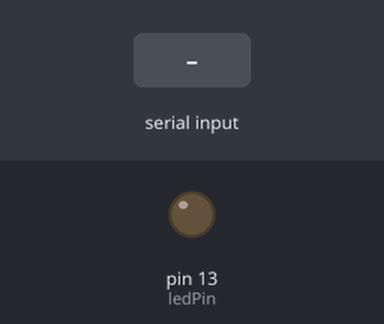
A sketch run on a simulated Arduino Uno, built with avr-gcc and run on an emulated ATmega328P. Parts: output pins drawn as LEDs (lit = HIGH). Inputs (shaded band) come from the test bench.

Above: at 1.2 s.
1.3 s: "on" received over Serial
At 1.7 s:
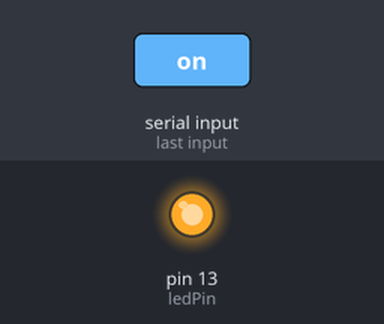
2.8 s: "off" received over Serial
At 4.1 s:
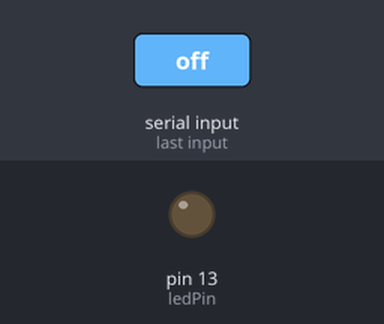
Timing chart, 0 to 5.8 s (numbered marks = the images above; inputs shaded):
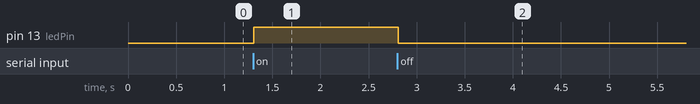

Measured:
- after the input at 1.3 s, pin 13 (ledPin): LOW → HIGH at once
- after the input at 2.8 s, pin 13 (ledPin): HIGH → LOW at once

The sketch:

on_off_recipe_string.ino
```cpp
int ledPin = 13;
String readString;

void setup(){
  Serial.begin(9600);
  pinMode(ledPin, OUTPUT);
  }

void loop(){

  while (Serial.available()){
    delay(3);
    char c = Serial.read();
    readString += c;
  }
  if (readString.length() > 0){
    // Serial.println(readString);

    if (readString == "on"){
      digitalWrite(ledPin, HIGH);
      }
    if (readString == "off"){
      digitalWrite(ledPin, LOW);
      }
    if (readString == "*IDN?"){
      Serial.println("Arduino");
      }
    if (readString == "V?"){
      Serial.println(analogRead(A0));
      }
    readString="";
    }
    }
```
